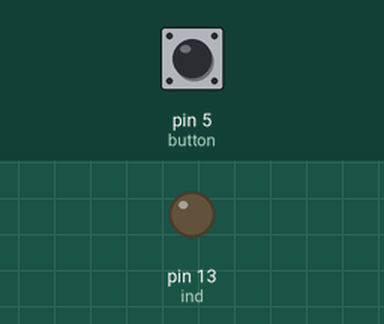
A sketch run on a simulated Arduino Uno, built with avr-gcc and run on an emulated ATmega328P. Parts: output pins drawn as LEDs (lit = HIGH). Inputs (shaded band) come from the test bench; at power-on: pin 5 (button) HIGH.

Above: at 1.2 s.
1.3 s: pin 5 (button) pulled LOW for 0.15 s
At 1.37 s:
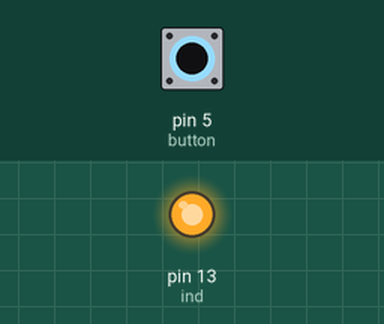
2.9 s: pin 5 (button) pulled LOW for 3.2 s
At 7.4 s:
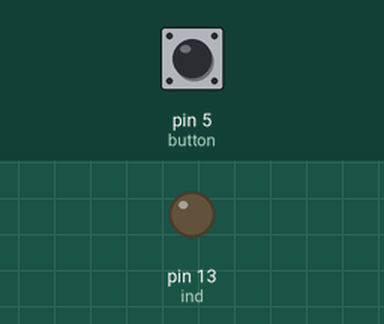
Timing chart, 0 to 8.9 s (numbered marks = the images above; inputs shaded):
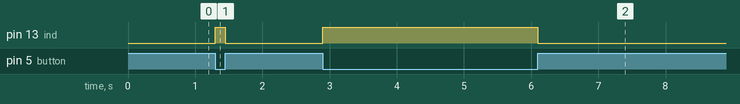

Measured:
- after the input at 1.3 s, pin 13 (ind): LOW → HIGH at once, → LOW 0.15 s later
- after the input at 2.9 s, pin 13 (ind): LOW → HIGH at once, → LOW 3.2 s later

The sketch:

sketch_feb27a.ino
```cpp
 int button = 5;
 int ind =13;
  int s=0;
void setup() {
  // put your setup code here, to run once:


  pinMode (button, INPUT);
  pinMode (ind, OUTPUT);


}

void loop() {
  int buttonstate=digitalRead(button);
  if (buttonstate == 0)
  {

  digitalWrite (ind, HIGH);

    }
   else
   {
  digitalWrite (ind, LOW);

    }
  // put your main code here, to run repeatedly:

}
```
